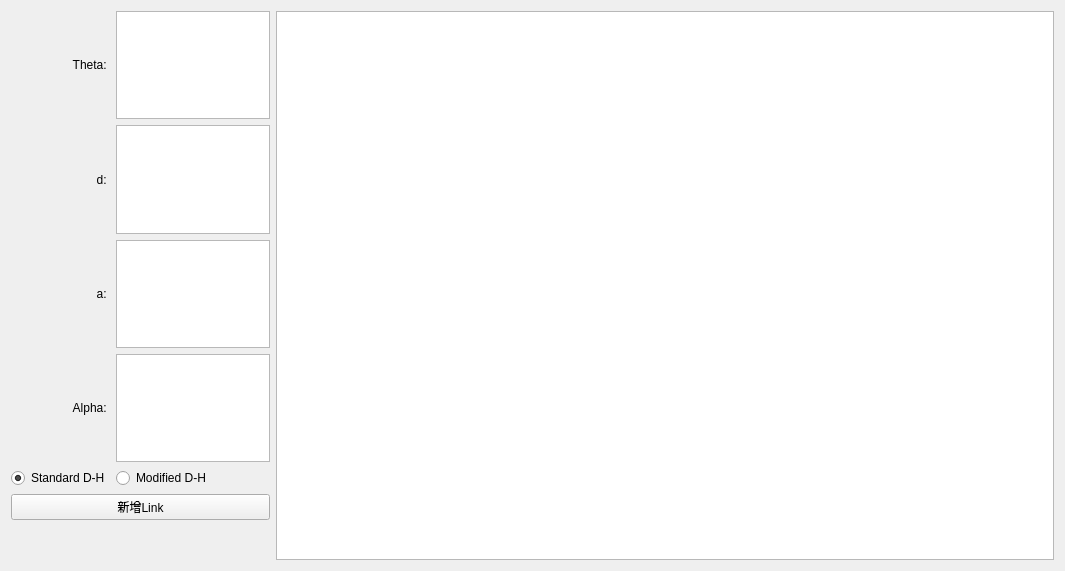
<?xml version="1.0" encoding="UTF-8"?>
<ui version="4.0">
 <class>Form</class>
 <widget class="QWidget" name="Form">
  <property name="geometry">
   <rect>
    <x>0</x>
    <y>0</y>
    <width>1065</width>
    <height>571</height>
   </rect>
  </property>
  <property name="windowTitle">
   <string>新增D-H表</string>
  </property>
  <layout class="QHBoxLayout" name="horizontalLayout" stretch="1,3">
   <item>
    <layout class="QGridLayout" name="gridLayout" rowstretch="1,1,1,1,1,10,0" columnstretch="0,0">
     <property name="sizeConstraint">
      <enum>QLayout::SetDefaultConstraint</enum>
     </property>
     <item row="4" column="1">
      <widget class="QRadioButton" name="radioButton_modified">
       <property name="text">
        <string>Modified D-H</string>
       </property>
      </widget>
     </item>
     <item row="2" column="0">
      <widget class="QLabel" name="label_a">
       <property name="text">
        <string>a: </string>
       </property>
       <property name="alignment">
        <set>Qt::AlignRight|Qt::AlignTrailing|Qt::AlignVCenter</set>
       </property>
      </widget>
     </item>
     <item row="3" column="0">
      <widget class="QLabel" name="label_alpha">
       <property name="text">
        <string>Alpha: </string>
       </property>
       <property name="alignment">
        <set>Qt::AlignRight|Qt::AlignTrailing|Qt::AlignVCenter</set>
       </property>
      </widget>
     </item>
     <item row="3" column="1">
      <widget class="QPlainTextEdit" name="plainTextEdit_alpha"/>
     </item>
     <item row="0" column="0">
      <widget class="QLabel" name="label_theta">
       <property name="text">
        <string>Theta: </string>
       </property>
       <property name="alignment">
        <set>Qt::AlignRight|Qt::AlignTrailing|Qt::AlignVCenter</set>
       </property>
      </widget>
     </item>
     <item row="6" column="0" colspan="2">
      <spacer name="verticalSpacer">
       <property name="orientation">
        <enum>Qt::Vertical</enum>
       </property>
       <property name="sizeHint" stdset="0">
        <size>
         <width>20</width>
         <height>40</height>
        </size>
       </property>
      </spacer>
     </item>
     <item row="0" column="1">
      <widget class="QPlainTextEdit" name="plainTextEdit_theta"/>
     </item>
     <item row="1" column="0">
      <widget class="QLabel" name="label_d">
       <property name="text">
        <string>d: </string>
       </property>
       <property name="alignment">
        <set>Qt::AlignRight|Qt::AlignTrailing|Qt::AlignVCenter</set>
       </property>
      </widget>
     </item>
     <item row="2" column="1">
      <widget class="QPlainTextEdit" name="plainTextEdit_a"/>
     </item>
     <item row="1" column="1">
      <widget class="QPlainTextEdit" name="plainTextEdit_d"/>
     </item>
     <item row="4" column="0">
      <widget class="QRadioButton" name="radioButton_standard">
       <property name="text">
        <string>Standard D-H</string>
       </property>
       <property name="checked">
        <bool>true</bool>
       </property>
      </widget>
     </item>
     <item row="5" column="0" colspan="2">
      <widget class="QPushButton" name="pushButton_addlink">
       <property name="text">
        <string>新增Link</string>
       </property>
      </widget>
     </item>
    </layout>
   </item>
   <item>
    <widget class="QTableView" name="tableView"/>
   </item>
  </layout>
 </widget>
 <resources/>
 <connections/>
</ui>
